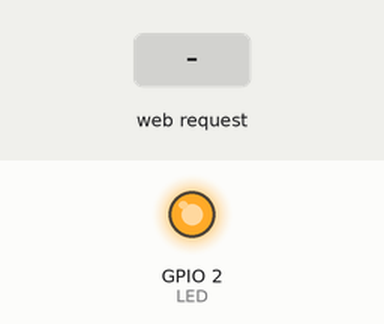
This sketch was run on a simulated ESP8266 (Wemos D1 mini). On the bench: output pins drawn as LEDs (lit = HIGH). The test bench sets the inputs (shaded band). WiFi joins after 1.5 s; servers stay silent unless stated; what the sketch prints to the serial monitor is not drawn.

Above: at 2.7 s.
2.8 s: HTTP request GET /ledOn received
At 3.6 s:
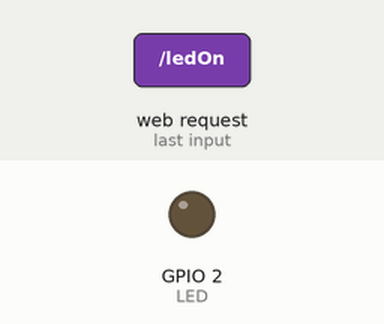
5.8 s: HTTP request GET /ledOff received
At 7.1 s:
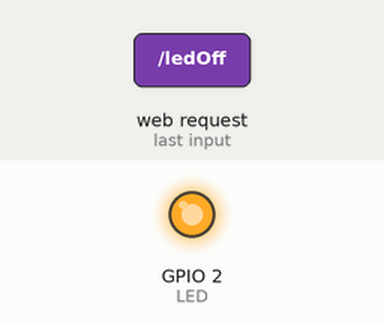
Timing chart, 0 to 8.8 s (numbered marks = the images above; inputs shaded):
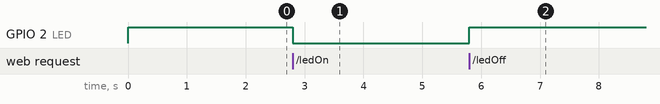

Measured:
- after the input at 2.8 s, GPIO 2 (LED): HIGH → LOW at once
- after the input at 5.8 s, GPIO 2 (LED): LOW → HIGH at once

The sketch:

html_On_Off_Wemos.ino
```cpp
#include <ESP8266WiFi.h>
#include <WiFiClient.h>
//ESP Web Server Library to host a web page
#include <ESP8266WebServer.h>
//---------------------------------------------------------------
//Our HTML webpage contents in program memory
//Main
const char MAIN_page[] PROGMEM = R"=====(
<!DOCTYPE html>
<html>
<body>
<center>
<h1>State of LED: __</h1><br>
<a href="ledOn"><button>ON</button></a><br>
<a href="ledOff"><button>OFF</button></a><br>
</center>
</body>
</html>
)=====";
//Led on
const char LEDON_page[] PROGMEM = R"=====(
<!DOCTYPE html>
<html>
<body>
<center>
<h1>State of LED: ON</h1><br>
<a href="ledOn"><button>ON</button></a><br>
<a href="ledOff"><button>OFF</button></a><br>
</center>
</body>
</html>
)=====";
//Led off
const char LEDOFF_page[] PROGMEM = R"=====(
<!DOCTYPE html>
<html>
<body>
<center>
<h1>State of LED: OFF</h1><br>
<a href="ledOn"><button>ON</button></a><br>
<a href="ledOff"><button>OFF</button></a><br>
</center>
</body>
</html>
)=====";
//---------------------------------------------------------------
//On board LED Connected to GPIO2
#define LED LED_BUILTIN
//SSID and Password of your WiFi router
const char* ssid = "BaoLong";
const char* password = "lelong0987654321";
ESP8266WebServer server(80); //Server on port 80
//===============================================================
// This routine is executed when you open its IP in browser
//===============================================================
void handleRoot() {
Serial.println("You called root page");
String html = MAIN_page; //Read HTML contents
server.send(200, "text/html", html); //Send web page
}
void handleLEDon() {
Serial.println("LED on page");
digitalWrite(LED,LOW); //LED is connected in reverse
String html = LEDON_page; //Read HTML contents
server.send(200, "text/html", html); //Send ADC value only to client ajax request
}
void handleLEDoff() {
Serial.println("LED off page");
digitalWrite(LED,HIGH); //LED off
String html = LEDOFF_page; //Read HTML contents
server.send(200, "text/html", html); //Send ADC value only to client ajax request
}
//==============================================================
// SETUP
//==============================================================
void setup(){
Serial.begin(115200);
WiFi.begin(ssid, password); //Connect to your WiFi router
Serial.println("");
//Onboard LED port Direction output
pinMode(LED,OUTPUT);
//Power on LED state off
digitalWrite(LED,HIGH);
// Wait for connection
while (WiFi.status() != WL_CONNECTED) {
delay(500);
Serial.print(".");
}
//If connection successful show IP address in serial monitor
Serial.println("");
Serial.print("Connected to ");
Serial.println(ssid);
Serial.print("IP address: ");
Serial.println(WiFi.localIP()); //IP address assigned to your ESP
server.on("/", handleRoot); //Which routine to handle at root location. This is display page
server.on("/ledOn", handleLEDon); //as Per <a href="ledOn">, Subroutine to be called
server.on("/ledOff", handleLEDoff);
server.begin(); //Start server
Serial.println("HTTP server started");
}
//==============================================================
// LOOP
//==============================================================
void loop(){
server.handleClient(); //Handle client requests
}
```
